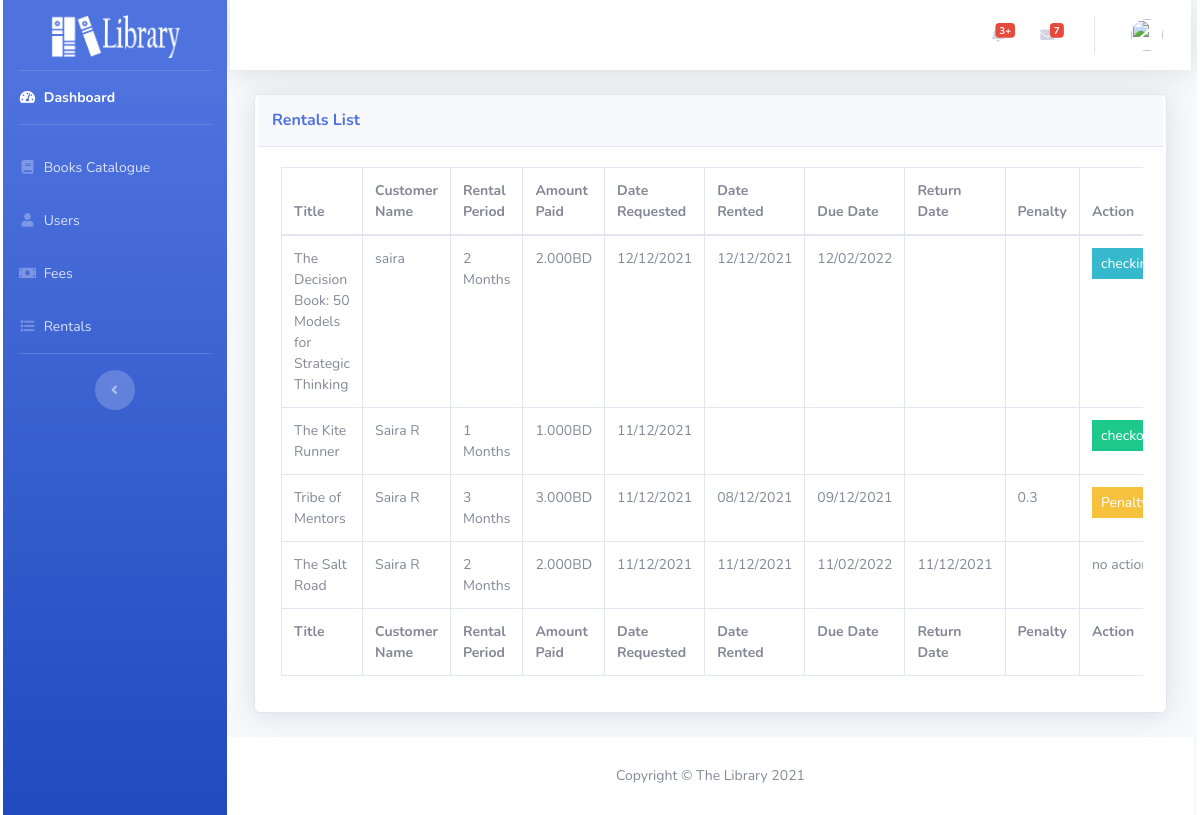
The page /index.php/admin/rentals on the database its author committed.
### tables this page shows
CREATE TABLE `rented` (
  `id` int(11) NOT NULL,
  `book_id` int(11) NOT NULL,
  `user_id` int(11) NOT NULL,
  `months` int(1) NOT NULL,
  `bill` decimal(5,3) NOT NULL,
  `cardname` varchar(50) NOT NULL,
  `cardnum` varchar(20) NOT NULL,
  `expiry` varchar(8) NOT NULL,
  `type` varchar(15) NOT NULL,
  `daterequested` int(15) NOT NULL,
  `dateborrowed` int(15) DEFAULT 0,
  `duedate` int(15) DEFAULT 0,
  `datereturned` int(15) NOT NULL DEFAULT 0
);

CREATE TABLE `books` (
  `id` int(11) NOT NULL,
  `title` varchar(100) NOT NULL,
  `subtitle` varchar(100) NOT NULL,
  `category` varchar(100) NOT NULL,
  `author` varchar(100) NOT NULL,
  `imgUrl` varchar(100) NOT NULL,
  `desc` text NOT NULL,
  `previewUrl` varchar(100) NOT NULL,
  `isbn_13` varchar(13) NOT NULL,
  `pagecount` int(4) NOT NULL,
  `timestamp` int(15) NOT NULL,
  `quantity` int(2) NOT NULL,
  `rented_num` int(2) NOT NULL DEFAULT 0
);

CREATE TABLE `user` (
  `id` int(11) NOT NULL,
  `name` varchar(50) NOT NULL,
  `email` varchar(50) NOT NULL,
  `password` varchar(32) NOT NULL,
  `active` int(1) NOT NULL DEFAULT 0,
  `timecreated` int(15) NOT NULL
);

### application/controllers/Admin.php (called while the page is built, shortened)
<?php
class Admin extends CI_Controller
{
    public function __construct()
    {
        $this->load->helper('url');
    }
    public function rentals()
    {
        $query = "select `rented`.*, `books`.`title`, `user`.`name` from `rented`
                    left join `books` on `rented`.book_id= `books`.id
                    left join `user` on `rented`.user_id= `user`.id
                    order by `rented`.id DESC";
        $query_result = $this->db->query($query);
        $data['books'] = $query_result->result_array();
        $this->load->view('admin/header');
        $this->load->view('admin/rentals', $data);
        $this->load->view('admin/footer');
    }
}

### index.php (called while the page is built, shortened)
<?php
require_once BASEPATH.'core/CodeIgniter.php';

### application/views/admin/rentals.php (the view, shortened to what this page needs)
<div class="container-fluid">
    <div class="card shadow mb-4">
        <div class="card-header py-3">
            <div class="row">
                <div class="col-md-6">
                    <h6 class="m-0 font-weight-bold text-primary">Rentals List</h6>
                </div>
                <div class="col-md-6">
                </div>
            </div>
        </div>
        <div class="card-body">
            <div class="table-responsive">
                <table class="table table-bordered" id="engineerslist" width="100%" cellspacing="0">
                    <thead>
                        <tr>
                            <th>Title</th>
                            <th>Customer Name</th>
                            <th>Rental Period</th>
                            <th>Amount Paid</th>
                            <th>Date Requested</th>
                            <th>Date Rented</th>
                            <th>Due Date</th>
                            <th>Return Date</th>
                            <th>Penalty</th>
                            <th>Action</th>
                        </tr>
                    </thead>
                    <tfoot>
                        <tr>
                            <th>Title</th>
                            <th>Customer Name</th>
                            <th>Rental Period</th>
                            <th>Amount Paid</th>
                            <th>Date Requested</th>
                            <th>Date Rented</th>
                            <th>Due Date</th>
                            <th>Return Date</th>
                            <th>Penalty</th>
                            <th>Action</th>
                        </tr>
                    </tfoot>
                    <tbody>
                        <?php foreach ($books as $book) {?>
                        <tr>
                            <td><?=$book['title']?></td>
                            <td><?=$book['name']?></td>
                            <td><?=$book['months']?> Months</td>
                            <td><?=$book['bill']?>BD</td>
                            <td><?=($book['daterequested']) ? date('d/m/Y', $book['daterequested']) : ""?></td>
                            <td><?=($book['dateborrowed']) ? date('d/m/Y', $book['dateborrowed']) : ""?></td>
                            <td><?=($book['duedate']) ? date('d/m/Y', $book['duedate']) : ""?></td>
                            <td><?=($book['datereturned']) ? date('d/m/Y', $book['datereturned']) : ""?></td>
                            <td><?php
                                if ($book['daterequested'] > 0 && $book['dateborrowed'] && $book['duedate'] > 0) {
                                    if (($book['duedate'] < time()) && !($book['datereturned'])) {
                                        $numDays = round(abs($book['duedate'] - time()) / 60 / 60 / 24);
                                        echo $numDays * 0.1;
                                    }
                                }
                                    ?></td>
                                                            <td>
                                                                <?php
                                if (!$book['dateborrowed']) {?>
                                <a href="<?=base_url('admin/checkout?id=' . $book['id'] . '&months=' . $book['months'])?>"
                                    class='btn btn-success btn-sm'>checkout</a>
                                <?php } elseif ($book['dateborrowed'] && !$book['datereturned'] && !(($book['duedate'] < time()) && !($book['datereturned']))) {?>
                                <a href="<?=base_url('admin/checkin?id=' . $book['id'])?>"
                                    class='btn btn-info btn-sm'>checkin</a>
                                <?php } elseif (($book['duedate'] < time()) && !($book['datereturned'])) {?>
                                <a href="<?=base_url('admin/requestfine?id=' . $book['id'])?>"
                                    class='btn btn-warning btn-sm'>Penalty</a>
                                <?php } else {
        echo "no actions";
    }
    ?>
                            </td>
                        </tr>
                        <?php }?>
                    </tbody>
                </table>
            </div>
        </div>
    </div>
</div>
</div>
<footer class="sticky-footer bg-white">
    <div class="container my-auto">
        <div class="copyright text-center my-auto">
            <span>Copyright &copy; The Library 2021</span>
        </div>
    </div>
</footer>
</div>

### application/views/admin/header.php (shortened to what this page needs)
<!DOCTYPE html>
<html lang="en">
<head>
    <link href="<?php echo base_url('assets/css/custom.css') ?>" rel="stylesheet">
    <link href="<?php echo base_url('assets/vendor/fontawesome-free/css/all.min.css') ?>" rel="stylesheet"
        type="text/css">
    <link href="<?php echo base_url('assets/css/sb-admin-2.min.css') ?>" rel="stylesheet">
    <link rel="stylesheet" type="text/css" href="https://cdn.datatables.net/v/dt/dt-1.11.3/datatables.min.css" />
</head>
<body id="page-top">
    <div id="wrapper">
        <ul class="navbar-nav bg-gradient-primary sidebar sidebar-dark accordion" id="accordionSidebar">
            <a class="sidebar-brand d-flex align-items-center justify-content-center" href="index.html"
                style="">
                <img src="<?php echo base_url('webassets/liblogo.png') ?>" style="width: 70%; " />
            </a>
            <hr class="sidebar-divider my-0">
            <li class="nav-item active">
                <a class="nav-link" href="index.html">
                    <i class="fas fa-fw fa-tachometer-alt"></i>
                    <span>Dashboard</span></a>
            </li>
            <hr class="sidebar-divider">
            <li class="nav-item">
                <a class="nav-link" href="<?=base_url('admin/allbooks')?>">
                    <i class="fas fa-fw fa-book"></i>
                    <span>Books Catalogue</span></a>
            </li>
            <li class="nav-item">
                <a class="nav-link" href="<?=base_url('admin/users')?>">
                    <i class="fas fa-fw fa-user"></i>
                    <span>Users</span></a>
            </li>
            <li class="nav-item">
                <a class="nav-link" href="<?=base_url('admin/fees')?>">
                    <i class="fas fa-fw fa-money-bill"></i>
                    <span>Fees</span></a>
            </li>
            <li class="nav-item">
                <a class="nav-link" href="<?=base_url('admin/rentals')?>">
                    <i class="fas fa-fw fa-list"></i>
                    <span>Rentals</span></a>
            </li>
            <hr class="sidebar-divider d-none d-md-block">
            <div class="text-center d-none d-md-inline">
                <button class="rounded-circle border-0" id="sidebarToggle"></button>
            </div>
        </ul>
        <div id="content-wrapper" class="d-flex flex-column">
            <div id="content">
                <nav class="navbar navbar-expand navbar-light bg-white topbar mb-4 static-top shadow">
                    <ul class="navbar-nav ml-auto">
                        <li class="nav-item dropdown no-arrow mx-1">
                            <a class="nav-link dropdown-toggle" href="#" id="alertsDropdown" role="button"
                                data-toggle="dropdown" aria-haspopup="true" aria-expanded="false">
                                <span class="badge badge-danger badge-counter">3+</span>
                            </a>
                        </li>
                        <li class="nav-item dropdown no-arrow mx-1">
                            <a class="nav-link dropdown-toggle" href="#" id="messagesDropdown" role="button"
                                data-toggle="dropdown" aria-haspopup="true" aria-expanded="false">
                                <i class="fas fa-envelope fa-fw"></i>
                                <span class="badge badge-danger badge-counter">7</span>
                            </a>
                        </li>
                        <div class="topbar-divider d-none d-sm-block"></div>
                        <li class="nav-item dropdown no-arrow">
                            <a class="nav-link dropdown-toggle" href="#" id="userDropdown" role="button"
                                data-toggle="dropdown" aria-haspopup="true" aria-expanded="false">
                                <img class="img-profile rounded-circle"
                                    src="https://source.unsplash.com/QAB-WJcbgJk/60x60">
                            </a>
                        </li>
                    </ul>
                </nav>

### application/views/admin/footer.php (shortened to what this page needs)
  </div>
     <link rel="stylesheet" href="https://cdnjs.cloudflare.com/ajax/libs/bootstrap-datepicker/1.6.4/css/bootstrap-datepicker.css" type="text/css" />
</body>
</html>

### assets/css/custom.css (style rules this page uses)
body, p, span,label, div, input, a { font-size:14px !important; }
div[class^="col-md"], div { padding-left:3px; padding-right:3px; }
.btn, .list-group-item { border-radius:0 !important; }
.d-flex { padding-left: 0px; }

### rows shown on the page
rented: book.title "The Decision Book: 50 Models for Strategic Thinking", user.name "saira", months "2", bill "2.000", daterequested "12/12/2021", dateborrowed "12/12/2021", duedate "12/02/2022"
rented: book.title "The Kite Runner", user.name "Saira R", months "1", bill "1.000", daterequested "11/12/2021"
rented: book.title "Tribe of Mentors", user.name "Saira R", months "3", bill "3.000", daterequested "11/12/2021", dateborrowed "08/12/2021", duedate "09/12/2021", $numDays*0.1 "0.3"
rented: book.title "The Salt Road", user.name "Saira R", months "2", bill "2.000", daterequested "11/12/2021", dateborrowed "11/12/2021", duedate "11/02/2022", datereturned "11/12/2021", shows "no…"
